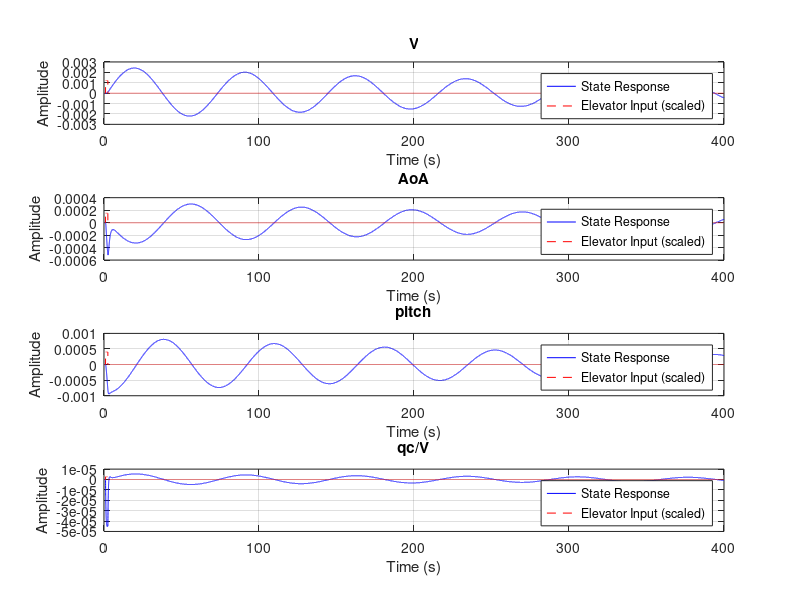

Here is the MATLAB script that generated this plot: (Note: this script raises an error after producing the figure.)
%
v = 117;
m = 360000;
c = 8.321;
S = 510.97;
lh = 31.09;
mu_c = 49.12;

%
C_X0 = 0;
C_Xu = -0.0557934;
C_Xalpha = 0.1965;
C_Xalpha_dot = 0;
C_Xq = 0;
C_Xdelta_e = -0.0014;
C_Z0 = -1.76;
C_Zu = -1.0;
C_Zalpha = -5.7708;
C_z_alpha_dot = 0;
C_zq = 0;
C_zdelta_e = -0.000862978;
C_mu = 0;
C_malpha = -0.8445;
C_m_alpha_dot = -5.19584;
C_mq = -52.0266;
C_mdelta_e = -0.02811995;
K_yy = 2.3345;
x_cg = 0.25*c;


P_sym = [-2*mu_c*c/v, 0                 , 0                   , 0;
         0          , (C_z_alpha_dot-2*mu_c)*c/v, 0           , 0;
         0          , 0                 , -c/v        , 0;
         0          , C_m_alpha_dot*c/v , 0           , -2*mu_c*K_yy*c/v
        ];

Q_sym = [-C_Xu, -C_Xalpha, -C_Z0, 0;
         -C_Zu, -C_Zalpha, C_X0 , -(C_zq+2*mu_c);
         0    , 0        , 0    , -1;
         -C_mu, -C_malpha, 0    , -C_mq
         ];

R_sym = [-C_Xdelta_e;
         -C_zdelta_e;
         0.0;
         -C_mdelta_e
         ];

A_sym = P_sym \ Q_sym; 
B_sym = P_sym \ R_sym;

C_sym = [1, 0, 0, 0;
         0, 1, 0, 0;
         0, 0, 1, 0;
         0, 0, 0, v/c
         ];

D_sym = [ 0;
          0;
          0;
          0
        ];

% You can display the resulting matrices (optional)
disp('P_sym =');
disp(P_sym);
disp('Q_sym =');
disp(Q_sym);
disp('R_sym =');
disp(R_sym);
disp('A_sym (State Matrix) =');
disp(A_sym);
disp('B_sym (Input Matrix) =');
disp(B_sym);
disp('C_sym (Output Matrix) =');
disp(C_sym);
disp('D_sym (Feedforward Matrix) =');
disp(D_sym);

sys = ss(A_sym,B_sym, C_sym,D_sym);
% Simulate the state-space system response to an input
t = 0:0.01:400; % Time vector
% --- Step Input Parameters ---
stepMagnitude = 0.1; % Example: A 0.1 radian (approx 5.7 degrees) elevator deflection
stepStartTime = 1;   % Start the step at 1 second
stepDuration = 1.5;    % Hold the step for 5 seconds

% Create the input vector 'u' for the step input
u = zeros(size(t)); % Initialize input to zero
% Apply the step input
u(t >= stepStartTime & t < (stepStartTime + stepDuration)) = stepMagnitude;

% Zero initial conditions as requested
initialConditions = [0; 0; 0; 0];
% Simulate the system response using lsim
% [y, t_out, x] = lsim(sys, u, t, initialConditions);
% If D_sym is all zeros, y will be C*x. If D_sym is non-zero, it handles direct input-output coupling.
[y, t_out, x] = lsim(sys, u, t, initialConditions);

% Plotting the results
figure; % Create a new figure window

% Define state variable names for clarity in plots
stateNames = {'V', 'AoA', 'pitch', 'qc/V'};

% Plot each state variable over time
for i = 1:size(x, 2)
    subplot(size(x, 2), 1, i); % Create a subplot for each state
    plot(t_out, x(:, i), 'b'); % Plot state variable
    hold on; % Keep current plot for adding the input line
    % Plot the input on the same subplot for context (scaled to fit)
    plot(t_out, u * (max(x(:,i))/max(u))/2, 'r--'); % Plot input, scaled roughly for visibility
    hold off;
    grid on;
    title(stateNames{i});
    xlabel('Time (s)');
    ylabel('Amplitude');
    legend('State Response', 'Elevator Input (scaled)', 'Location', 'best');
end

sgtitle(['Longitudinal Dynamic Stab (Elevator deflection: ' num2str(stepMagnitude) ', Duration: ' num2str(stepDuration) 's)']); % Super title for the figure